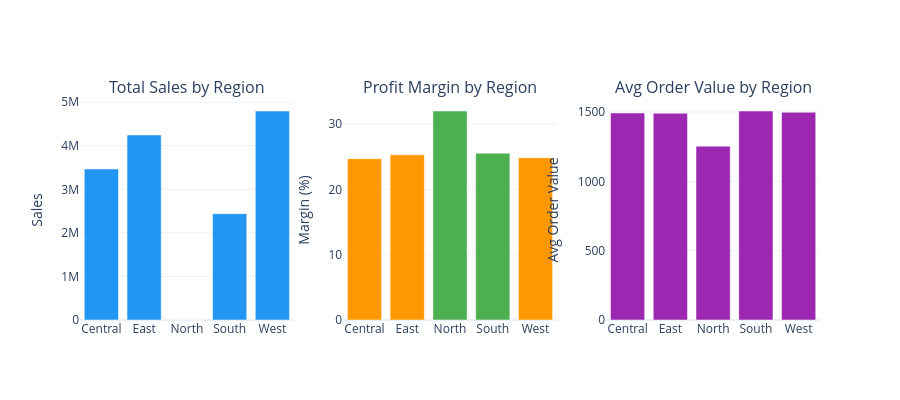

The notebook cell this image was saved under:
### Markdown cell above
---
## 3. Regional Performance — Geography of Profit

How do the four regions compare? Which ones generate the most value, and are there efficiency differences?

### Code cell
region = df.groupby('Region').agg(
    Sales=('Sales', 'sum'),
    Profit=('Profit', 'sum'),
    Orders=('Order ID', 'count'),
    Avg_Discount=('Discount', 'mean')
).reset_index()
region['Profit_Margin'] = (region['Profit'] / region['Sales'] * 100).round(2)
region['Avg_Order_Value'] = (region['Sales'] / region['Orders']).round(2)

fig = make_subplots(rows=1, cols=3,
                    subplot_titles=('Total Sales by Region', 'Profit Margin by Region', 'Avg Order Value by Region'))

fig.add_trace(go.Bar(x=region['Region'], y=region['Sales'], marker_color=COLOR_SALES, showlegend=False), row=1, col=1)
fig.add_trace(go.Bar(x=region['Region'], y=region['Profit_Margin'],
                     marker_color=[COLOR_PROFIT if m > region['Profit_Margin'].median() else COLOR_DISCOUNT
                                   for m in region['Profit_Margin']], showlegend=False), row=1, col=2)
fig.add_trace(go.Bar(x=region['Region'], y=region['Avg_Order_Value'],
                     marker_color='#9C27B0', showlegend=False), row=1, col=3)

fig.update_layout(template=TEMPLATE, height=400)
fig.update_yaxes(title_text='Sales', row=1, col=1)
fig.update_yaxes(title_text='Margin (%)', row=1, col=2)
fig.update_yaxes(title_text='Avg Order Value', row=1, col=3)
fig.show()

### Figure 1 — Plotly figure (JSON) as saved in the notebook; plotly's stock layout.template omitted (floating-point values rounded to 4 significant figures)
{"data": [{"marker": {"color": "#2196F3"}, "showlegend": false, "type": "bar", "x": ["Central", "East", "North", "South", "West"], "xaxis": "x", "y": [3468156, 4248368, 1254, 2440461, 4798743], "yaxis": "y"}, {"marker": {"color": ["#FF9800", "#FF9800", "#4CAF50", "#4CAF50", "#FF9800"]}, "showlegend": false, "type": "bar", "x": ["Central", "East", "North", "South", "West"], "xaxis": "x2", "y": [24.7, 25.29, 32.0, 25.55, 24.84], "yaxis": "y2"}, {"marker": {"color": "#9C27B0"}, "showlegend": false, "type": "bar", "x": ["Central", "East", "North", "South", "West"], "xaxis": "x3", "y": [1493.0, 1492.0, 1254.0, 1507.0, 1498.0], "yaxis": "y3"}], "layout": {"annotations": [{"font": {"size": 16}, "showarrow": false, "text": "Total Sales by Region", "x": 0.1444, "xanchor": "center", "xref": "paper", "y": 1, "yanchor": "bottom", "yref": "paper"}, {"font": {"size": 16}, "showarrow": false, "text": "Profit Margin by Region", "x": 0.5, "xanchor": "center", "xref": "paper", "y": 1, "yanchor": "bottom", "yref": "paper"}, {"font": {"size": 16}, "showarrow": false, "text": "Avg Order Value by Region", "x": 0.8556, "xanchor": "center", "xref": "paper", "y": 1, "yanchor": "bottom", "yref": "paper"}], "height": 400, "xaxis": {"anchor": "y", "domain": [0, 0.2889]}, "xaxis2": {"anchor": "y2", "domain": [0.3556, 0.6444]}, "xaxis3": {"anchor": "y3", "domain": [0.7111, 1]}, "yaxis": {"anchor": "x", "domain": [0, 1], "title": {"text": "Sales"}}, "yaxis2": {"anchor": "x2", "domain": [0, 1], "title": {"text": "Margin (%)"}}, "yaxis3": {"anchor": "x3", "domain": [0, 1], "title": {"text": "Avg Order Value"}}}}
